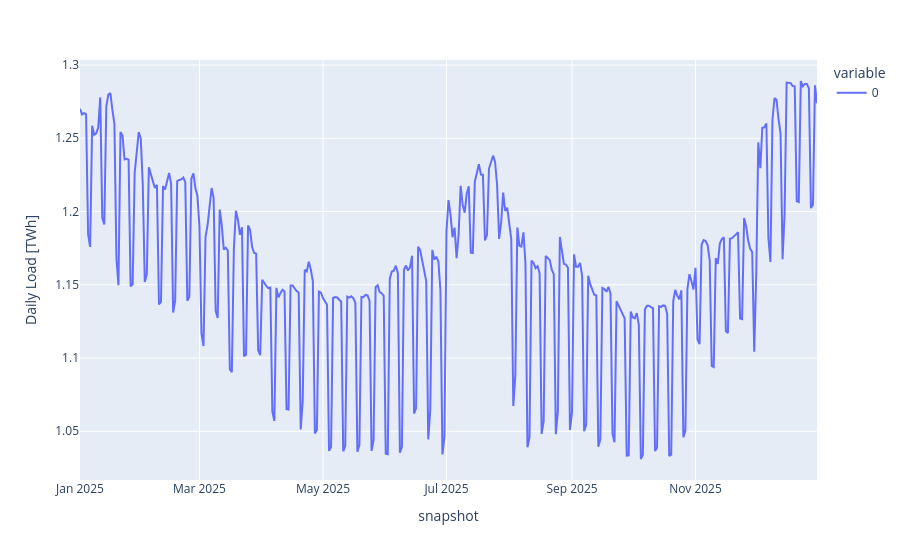

The code cell stored with this chart in its notebook:
### Code cell
load_ts = (n.loads_t.p_set.sum(axis=1) * n.snapshot_weightings.iloc[0, 0]).resample("D").sum()#.plot()

load_ts.divide(1e6).plot(labels=dict(value="Daily Load [TWh]"))

### Figure 1 — Plotly figure (JSON) as saved in the notebook; plotly's stock layout.template omitted (floating-point values rounded to 4 significant figures; data arrays with more than 128 entries replaced by an {"elided": "..."} marker saying what was removed)
{"data": [{"hovertemplate": "variable=0<br>snapshot=%{x}<br>Daily Load [TWh]=%{y}<extra></extra>", "legendgroup": "0", "line": {"color": "#636efa", "dash": "solid"}, "marker": {"symbol": "circle"}, "mode": "lines", "name": "0", "orientation": "v", "showlegend": true, "type": "scatter", "x": {"elided": "365 str values"}, "xaxis": "x", "y": {"elided": "365 float values"}, "yaxis": "y"}], "layout": {"legend": {"title": {"text": "variable"}, "tracegroupgap": 0}, "margin": {"t": 60}, "xaxis": {"anchor": "y", "domain": [0, 1], "title": {"text": "snapshot"}}, "yaxis": {"anchor": "x", "domain": [0, 1], "title": {"text": "Daily Load [TWh]"}}}}
